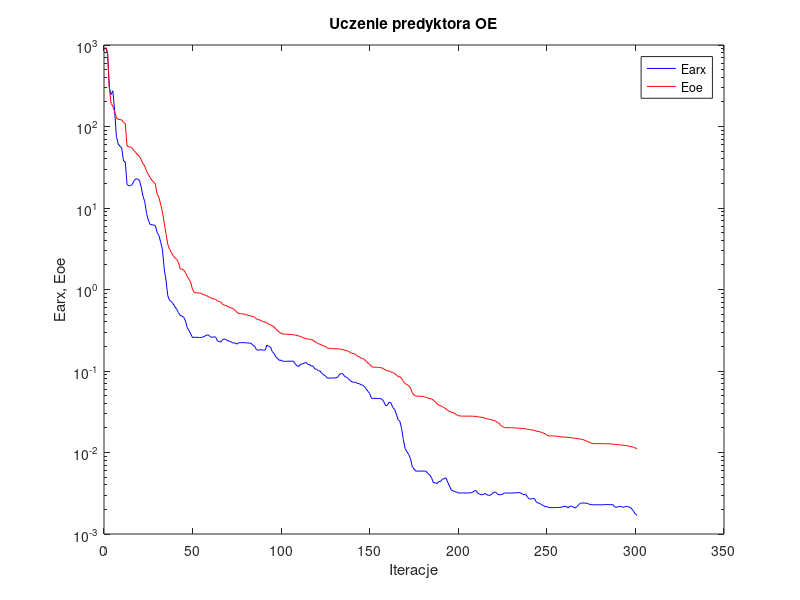
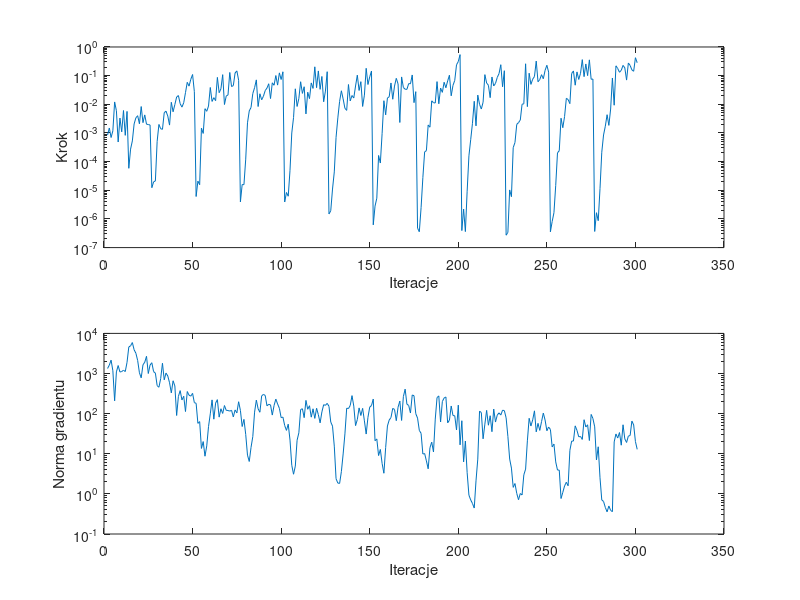

The MATLAB script that drew these images, in order:
%uczenie predyktora oe
clear all;
n=0; farx(n+1)=9.094611e+002; foe(n+1)=9.412809e+002; wspucz(n+1)=0.000000e+000; ng(n+1)=0.000000e+000;
%odnowa zmiennej metryki
n=1; farx(n+1)=7.976995e+002; foe(n+1)=8.127337e+002; krok(n+1)=8.446781e-004; ng(n+1)=1.334829e+003;
n=2; farx(n+1)=2.988520e+002; foe(n+1)=2.989194e+002; krok(n+1)=1.491964e-003; ng(n+1)=1.619275e+003;
n=3; farx(n+1)=2.463202e+002; foe(n+1)=1.909474e+002; krok(n+1)=6.935224e-004; ng(n+1)=2.153192e+003;
n=4; farx(n+1)=2.735461e+002; foe(n+1)=1.779628e+002; krok(n+1)=1.190370e-003; ng(n+1)=1.171606e+003;
n=5; farx(n+1)=1.557183e+002; foe(n+1)=1.509561e+002; krok(n+1)=1.209587e-002; ng(n+1)=2.085143e+002;
n=6; farx(n+1)=7.573333e+001; foe(n+1)=1.280672e+002; krok(n+1)=5.967206e-003; ng(n+1)=1.101063e+003;
n=7; farx(n+1)=6.111048e+001; foe(n+1)=1.229948e+002; krok(n+1)=4.836930e-004; ng(n+1)=1.580235e+003;
n=8; farx(n+1)=5.740536e+001; foe(n+1)=1.213696e+002; krok(n+1)=3.303815e-003; ng(n+1)=1.087106e+003;
n=9; farx(n+1)=5.434948e+001; foe(n+1)=1.206837e+002; krok(n+1)=1.093891e-003; ng(n+1)=1.122649e+003;
n=10; farx(n+1)=3.780369e+001; foe(n+1)=1.123220e+002; krok(n+1)=6.072741e-003; ng(n+1)=1.206081e+003;
n=11; farx(n+1)=3.681710e+001; foe(n+1)=1.088027e+002; krok(n+1)=8.258271e-004; ng(n+1)=1.118832e+003;
n=12; farx(n+1)=1.941839e+001; foe(n+1)=5.758637e+001; krok(n+1)=5.647473e-003; ng(n+1)=1.900963e+003;
n=13; farx(n+1)=1.879598e+001; foe(n+1)=5.635120e+001; krok(n+1)=5.845176e-005; ng(n+1)=4.588848e+003;
n=14; farx(n+1)=1.877997e+001; foe(n+1)=5.577416e+001; krok(n+1)=2.732662e-004; ng(n+1)=4.900941e+003;
n=15; farx(n+1)=1.960278e+001; foe(n+1)=5.373577e+001; krok(n+1)=5.276810e-004; ng(n+1)=5.911694e+003;
n=16; farx(n+1)=2.167140e+001; foe(n+1)=5.039066e+001; krok(n+1)=2.063028e-003; ng(n+1)=3.905532e+003;
n=17; farx(n+1)=2.278702e+001; foe(n+1)=4.768644e+001; krok(n+1)=3.378712e-003; ng(n+1)=3.201971e+003;
n=18; farx(n+1)=2.263387e+001; foe(n+1)=4.478981e+001; krok(n+1)=4.004785e-003; ng(n+1)=2.110292e+003;
n=19; farx(n+1)=2.190021e+001; foe(n+1)=4.330448e+001; krok(n+1)=2.087697e-003; ng(n+1)=1.041334e+003;
n=20; farx(n+1)=1.807474e+001; foe(n+1)=3.918860e+001; krok(n+1)=8.349282e-003; ng(n+1)=7.811166e+002;
n=21; farx(n+1)=1.398352e+001; foe(n+1)=3.503384e+001; krok(n+1)=2.287557e-003; ng(n+1)=1.648789e+003;
n=22; farx(n+1)=1.201195e+001; foe(n+1)=3.283882e+001; krok(n+1)=4.266621e-003; ng(n+1)=1.912929e+003;
n=23; farx(n+1)=8.611346e+000; foe(n+1)=2.821963e+001; krok(n+1)=2.018307e-003; ng(n+1)=2.685844e+003;
n=24; farx(n+1)=7.153687e+000; foe(n+1)=2.596385e+001; krok(n+1)=1.970836e-003; ng(n+1)=9.997465e+002;
n=25; farx(n+1)=6.286904e+000; foe(n+1)=2.370644e+001; krok(n+1)=1.897913e-003; ng(n+1)=1.622733e+003;
%odnowa zmiennej metryki
n=26; farx(n+1)=6.234217e+000; foe(n+1)=2.203003e+001; krok(n+1)=1.229246e-005; ng(n+1)=1.859723e+003;
n=27; farx(n+1)=6.177556e+000; foe(n+1)=2.066357e+001; krok(n+1)=1.968224e-005; ng(n+1)=1.113336e+003;
n=28; farx(n+1)=6.054772e+000; foe(n+1)=1.962588e+001; krok(n+1)=2.114892e-005; ng(n+1)=1.024773e+003;
n=29; farx(n+1)=5.011188e+000; foe(n+1)=1.477477e+001; krok(n+1)=5.081655e-004; ng(n+1)=4.991867e+002;
n=30; farx(n+1)=4.590912e+000; foe(n+1)=1.349985e+001; krok(n+1)=1.983052e-003; ng(n+1)=4.546467e+002;
n=31; farx(n+1)=3.801951e+000; foe(n+1)=1.106138e+001; krok(n+1)=1.402081e-003; ng(n+1)=7.484321e+002;
n=32; farx(n+1)=3.087477e+000; foe(n+1)=8.905843e+000; krok(n+1)=1.338974e-003; ng(n+1)=1.804133e+003;
n=33; farx(n+1)=1.787577e+000; foe(n+1)=6.544358e+000; krok(n+1)=5.095665e-003; ng(n+1)=6.956050e+002;
n=34; farx(n+1)=1.296322e+000; foe(n+1)=4.842032e+000; krok(n+1)=5.767896e-003; ng(n+1)=1.026703e+003;
n=35; farx(n+1)=8.397515e-001; foe(n+1)=3.578862e+000; krok(n+1)=3.891067e-003; ng(n+1)=8.674344e+002;
n=36; farx(n+1)=7.344013e-001; foe(n+1)=3.133406e+000; krok(n+1)=1.882699e-003; ng(n+1)=5.887467e+002;
n=37; farx(n+1)=7.121403e-001; foe(n+1)=2.831238e+000; krok(n+1)=1.175824e-002; ng(n+1)=3.289016e+002;
n=38; farx(n+1)=6.670854e-001; foe(n+1)=2.613486e+000; krok(n+1)=5.485375e-003; ng(n+1)=6.595092e+002;
n=39; farx(n+1)=6.161609e-001; foe(n+1)=2.452032e+000; krok(n+1)=9.832841e-003; ng(n+1)=4.892542e+002;
n=40; farx(n+1)=5.755356e-001; foe(n+1)=2.347799e+000; krok(n+1)=1.797739e-002; ng(n+1)=8.993157e+001;
n=41; farx(n+1)=5.210272e-001; foe(n+1)=2.149691e+000; krok(n+1)=2.017194e-002; ng(n+1)=2.692017e+002;
n=42; farx(n+1)=4.802023e-001; foe(n+1)=1.800340e+000; krok(n+1)=1.046652e-002; ng(n+1)=3.748812e+002;
n=43; farx(n+1)=4.722083e-001; foe(n+1)=1.771488e+000; krok(n+1)=7.980009e-003; ng(n+1)=2.194843e+002;
n=44; farx(n+1)=4.567951e-001; foe(n+1)=1.729037e+000; krok(n+1)=1.131031e-002; ng(n+1)=2.713428e+002;
n=45; farx(n+1)=4.113267e-001; foe(n+1)=1.611222e+000; krok(n+1)=2.559636e-002; ng(n+1)=1.128031e+002;
n=46; farx(n+1)=3.401193e-001; foe(n+1)=1.437537e+000; krok(n+1)=5.857529e-002; ng(n+1)=3.557831e+002;
n=47; farx(n+1)=3.137775e-001; foe(n+1)=1.341278e+000; krok(n+1)=4.305393e-002; ng(n+1)=2.882413e+002;
n=48; farx(n+1)=2.832182e-001; foe(n+1)=1.207364e+000; krok(n+1)=7.462902e-002; ng(n+1)=2.727928e+002;
n=49; farx(n+1)=2.569360e-001; foe(n+1)=9.962940e-001; krok(n+1)=1.096481e-001; ng(n+1)=3.202879e+002;
n=50; farx(n+1)=2.598233e-001; foe(n+1)=9.185512e-001; krok(n+1)=2.768235e-002; ng(n+1)=1.879906e+002;
%odnowa zmiennej metryki
n=51; farx(n+1)=2.593960e-001; foe(n+1)=9.101776e-001; krok(n+1)=6.063575e-006; ng(n+1)=1.813471e+002;
n=52; farx(n+1)=2.583538e-001; foe(n+1)=9.071323e-001; krok(n+1)=2.088415e-005; ng(n+1)=5.722271e+001;
n=53; farx(n+1)=2.576839e-001; foe(n+1)=9.043166e-001; krok(n+1)=1.565988e-005; ng(n+1)=6.334944e+001;
n=54; farx(n+1)=2.585111e-001; foe(n+1)=8.932863e-001; krok(n+1)=1.476722e-003; ng(n+1)=1.356102e+001;
n=55; farx(n+1)=2.613897e-001; foe(n+1)=8.734355e-001; krok(n+1)=9.638767e-004; ng(n+1)=2.013294e+001;
n=56; farx(n+1)=2.689487e-001; foe(n+1)=8.530584e-001; krok(n+1)=7.032104e-003; ng(n+1)=8.690097e+000;
n=57; farx(n+1)=2.755679e-001; foe(n+1)=8.343124e-001; krok(n+1)=5.694898e-003; ng(n+1)=1.569091e+001;
n=58; farx(n+1)=2.777623e-001; foe(n+1)=8.185149e-001; krok(n+1)=8.692572e-003; ng(n+1)=4.749296e+001;
n=59; farx(n+1)=2.620252e-001; foe(n+1)=7.976472e-001; krok(n+1)=3.863769e-002; ng(n+1)=9.882972e+001;
n=60; farx(n+1)=2.587573e-001; foe(n+1)=7.762675e-001; krok(n+1)=1.258748e-002; ng(n+1)=2.201637e+002;
n=61; farx(n+1)=2.629675e-001; foe(n+1)=7.638536e-001; krok(n+1)=1.706649e-002; ng(n+1)=7.281314e+001;
n=62; farx(n+1)=2.607978e-001; foe(n+1)=7.583598e-001; krok(n+1)=1.339882e-002; ng(n+1)=1.829079e+002;
n=63; farx(n+1)=2.351826e-001; foe(n+1)=7.248565e-001; krok(n+1)=8.693674e-002; ng(n+1)=2.232283e+002;
n=64; farx(n+1)=2.298372e-001; foe(n+1)=7.120083e-001; krok(n+1)=2.539936e-002; ng(n+1)=8.182792e+001;
n=65; farx(n+1)=2.274834e-001; foe(n+1)=7.009573e-001; krok(n+1)=3.467713e-002; ng(n+1)=1.324420e+002;
n=66; farx(n+1)=2.435597e-001; foe(n+1)=6.544676e-001; krok(n+1)=1.082372e-001; ng(n+1)=1.011744e+002;
n=67; farx(n+1)=2.469864e-001; foe(n+1)=6.434182e-001; krok(n+1)=9.814884e-003; ng(n+1)=1.592653e+002;
n=68; farx(n+1)=2.420398e-001; foe(n+1)=6.309528e-001; krok(n+1)=1.941426e-002; ng(n+1)=1.207004e+002;
n=69; farx(n+1)=2.340059e-001; foe(n+1)=6.215075e-001; krok(n+1)=2.118041e-002; ng(n+1)=1.197972e+002;
n=70; farx(n+1)=2.327844e-001; foe(n+1)=5.999168e-001; krok(n+1)=1.291716e-001; ng(n+1)=1.154808e+002;
n=71; farx(n+1)=2.249097e-001; foe(n+1)=5.916224e-001; krok(n+1)=4.161404e-002; ng(n+1)=1.210674e+002;
n=72; farx(n+1)=2.206081e-001; foe(n+1)=5.816289e-001; krok(n+1)=4.486711e-002; ng(n+1)=8.291088e+001;
n=73; farx(n+1)=2.203335e-001; foe(n+1)=5.556389e-001; krok(n+1)=1.241815e-001; ng(n+1)=1.236270e+002;
n=74; farx(n+1)=2.134759e-001; foe(n+1)=5.265070e-001; krok(n+1)=1.464436e-001; ng(n+1)=1.043969e+002;
n=75; farx(n+1)=2.224979e-001; foe(n+1)=5.081346e-001; krok(n+1)=6.918375e-002; ng(n+1)=1.980740e+002;
%odnowa zmiennej metryki
n=76; farx(n+1)=2.225024e-001; foe(n+1)=5.049391e-001; krok(n+1)=3.933329e-006; ng(n+1)=1.203620e+002;
n=77; farx(n+1)=2.228213e-001; foe(n+1)=5.030049e-001; krok(n+1)=1.588017e-005; ng(n+1)=4.777133e+001;
n=78; farx(n+1)=2.229584e-001; foe(n+1)=4.995567e-001; krok(n+1)=1.567018e-005; ng(n+1)=7.193932e+001;
n=79; farx(n+1)=2.215203e-001; foe(n+1)=4.935666e-001; krok(n+1)=1.218919e-004; ng(n+1)=3.027513e+001;
n=80; farx(n+1)=2.210057e-001; foe(n+1)=4.850301e-001; krok(n+1)=2.261309e-003; ng(n+1)=9.242849e+000;
n=81; farx(n+1)=2.200731e-001; foe(n+1)=4.783266e-001; krok(n+1)=5.894618e-003; ng(n+1)=6.422010e+000;
n=82; farx(n+1)=2.191178e-001; foe(n+1)=4.736402e-001; krok(n+1)=7.757671e-003; ng(n+1)=1.439426e+001;
n=83; farx(n+1)=2.071955e-001; foe(n+1)=4.659321e-001; krok(n+1)=2.378377e-002; ng(n+1)=2.683436e+001;
n=84; farx(n+1)=2.020382e-001; foe(n+1)=4.576446e-001; krok(n+1)=3.786424e-002; ng(n+1)=1.090387e+002;
n=85; farx(n+1)=1.836593e-001; foe(n+1)=4.348841e-001; krok(n+1)=7.115888e-002; ng(n+1)=2.172682e+002;
n=86; farx(n+1)=1.792278e-001; foe(n+1)=4.295150e-001; krok(n+1)=8.362807e-003; ng(n+1)=1.318208e+002;
n=87; farx(n+1)=1.823608e-001; foe(n+1)=4.214347e-001; krok(n+1)=2.331822e-002; ng(n+1)=1.082767e+002;
n=88; farx(n+1)=1.822456e-001; foe(n+1)=4.111497e-001; krok(n+1)=1.438335e-002; ng(n+1)=2.768242e+002;
n=89; farx(n+1)=1.795378e-001; foe(n+1)=4.022430e-001; krok(n+1)=1.915230e-002; ng(n+1)=3.020208e+002;
n=90; farx(n+1)=1.810464e-001; foe(n+1)=3.967763e-001; krok(n+1)=3.012318e-002; ng(n+1)=2.845059e+002;
n=91; farx(n+1)=2.074389e-001; foe(n+1)=3.872425e-001; krok(n+1)=3.688951e-002; ng(n+1)=1.567789e+002;
n=92; farx(n+1)=2.004945e-001; foe(n+1)=3.750949e-001; krok(n+1)=5.213103e-002; ng(n+1)=1.708967e+002;
n=93; farx(n+1)=1.964989e-001; foe(n+1)=3.689777e-001; krok(n+1)=1.586441e-002; ng(n+1)=1.653918e+002;
n=94; farx(n+1)=1.730104e-001; foe(n+1)=3.595429e-001; krok(n+1)=5.625683e-002; ng(n+1)=9.210852e+001;
n=95; farx(n+1)=1.641513e-001; foe(n+1)=3.475604e-001; krok(n+1)=4.616585e-002; ng(n+1)=1.596054e+002;
n=96; farx(n+1)=1.491845e-001; foe(n+1)=3.268334e-001; krok(n+1)=1.008497e-001; ng(n+1)=2.302007e+002;
n=97; farx(n+1)=1.428927e-001; foe(n+1)=3.137932e-001; krok(n+1)=4.674985e-002; ng(n+1)=1.743680e+002;
n=98; farx(n+1)=1.350268e-001; foe(n+1)=2.978894e-001; krok(n+1)=1.248868e-001; ng(n+1)=1.356761e+002;
n=99; farx(n+1)=1.358360e-001; foe(n+1)=2.895303e-001; krok(n+1)=7.340057e-002; ng(n+1)=7.955425e+001;
n=100; farx(n+1)=1.313484e-001; foe(n+1)=2.842356e-001; krok(n+1)=1.362955e-001; ng(n+1)=8.196360e+001;
%odnowa zmiennej metryki
n=101; farx(n+1)=1.314278e-001; foe(n+1)=2.837933e-001; krok(n+1)=3.897392e-006; ng(n+1)=5.053698e+001;
n=102; farx(n+1)=1.316091e-001; foe(n+1)=2.831251e-001; krok(n+1)=8.378583e-006; ng(n+1)=3.825256e+001;
n=103; farx(n+1)=1.317882e-001; foe(n+1)=2.820381e-001; krok(n+1)=6.202616e-006; ng(n+1)=5.461271e+001;
n=104; farx(n+1)=1.318255e-001; foe(n+1)=2.807204e-001; krok(n+1)=4.993299e-005; ng(n+1)=2.189125e+001;
n=105; farx(n+1)=1.321982e-001; foe(n+1)=2.795955e-001; krok(n+1)=9.977322e-004; ng(n+1)=5.163485e+000;
n=106; farx(n+1)=1.317163e-001; foe(n+1)=2.784245e-001; krok(n+1)=3.452691e-003; ng(n+1)=3.089535e+000;
n=107; farx(n+1)=1.220424e-001; foe(n+1)=2.754469e-001; krok(n+1)=3.473024e-002; ng(n+1)=4.939866e+000;
n=108; farx(n+1)=1.155740e-001; foe(n+1)=2.733038e-001; krok(n+1)=8.402186e-003; ng(n+1)=2.170316e+001;
n=109; farx(n+1)=1.138659e-001; foe(n+1)=2.691223e-001; krok(n+1)=1.610734e-002; ng(n+1)=3.338943e+001;
n=110; farx(n+1)=1.216635e-001; foe(n+1)=2.635148e-001; krok(n+1)=6.128758e-002; ng(n+1)=1.265317e+002;
n=111; farx(n+1)=1.218596e-001; foe(n+1)=2.596370e-001; krok(n+1)=2.399905e-002; ng(n+1)=1.324576e+002;
n=112; farx(n+1)=1.249515e-001; foe(n+1)=2.538194e-001; krok(n+1)=4.102628e-002; ng(n+1)=7.943795e+001;
n=113; farx(n+1)=1.275061e-001; foe(n+1)=2.498168e-001; krok(n+1)=4.620452e-003; ng(n+1)=2.138307e+002;
n=114; farx(n+1)=1.207254e-001; foe(n+1)=2.467452e-001; krok(n+1)=2.643052e-002; ng(n+1)=1.285327e+002;
n=115; farx(n+1)=1.197149e-001; foe(n+1)=2.454745e-001; krok(n+1)=1.576846e-002; ng(n+1)=1.574456e+002;
n=116; farx(n+1)=1.148788e-001; foe(n+1)=2.430776e-001; krok(n+1)=5.576530e-002; ng(n+1)=8.173383e+001;
n=117; farx(n+1)=1.150006e-001; foe(n+1)=2.391819e-001; krok(n+1)=3.582758e-002; ng(n+1)=1.320238e+002;
n=118; farx(n+1)=1.063403e-001; foe(n+1)=2.280847e-001; krok(n+1)=2.031949e-001; ng(n+1)=7.613623e+001;
n=119; farx(n+1)=1.048935e-001; foe(n+1)=2.237132e-001; krok(n+1)=3.805310e-002; ng(n+1)=1.360982e+002;
n=120; farx(n+1)=1.009847e-001; foe(n+1)=2.155800e-001; krok(n+1)=1.460372e-001; ng(n+1)=9.425993e+001;
n=121; farx(n+1)=9.987994e-002; foe(n+1)=2.136392e-001; krok(n+1)=3.329740e-002; ng(n+1)=5.893867e+001;
n=122; farx(n+1)=9.335173e-002; foe(n+1)=2.067405e-001; krok(n+1)=9.359461e-002; ng(n+1)=1.104004e+002;
n=123; farx(n+1)=8.953625e-002; foe(n+1)=2.030165e-001; krok(n+1)=1.226153e-002; ng(n+1)=1.670201e+002;
n=124; farx(n+1)=8.708781e-002; foe(n+1)=2.004936e-001; krok(n+1)=2.896961e-002; ng(n+1)=1.609696e+002;
n=125; farx(n+1)=8.198791e-002; foe(n+1)=1.915878e-001; krok(n+1)=1.372911e-001; ng(n+1)=1.801720e+002;
%odnowa zmiennej metryki
n=126; farx(n+1)=8.192440e-002; foe(n+1)=1.896864e-001; krok(n+1)=1.493024e-006; ng(n+1)=1.522562e+002;
n=127; farx(n+1)=8.192400e-002; foe(n+1)=1.893219e-001; krok(n+1)=1.924645e-006; ng(n+1)=6.191852e+001;
n=128; farx(n+1)=8.213742e-002; foe(n+1)=1.882017e-001; krok(n+1)=1.104492e-005; ng(n+1)=4.881930e+001;
n=129; farx(n+1)=8.218205e-002; foe(n+1)=1.876381e-001; krok(n+1)=4.381554e-005; ng(n+1)=1.547621e+001;
n=130; farx(n+1)=8.254584e-002; foe(n+1)=1.874802e-001; krok(n+1)=7.045398e-004; ng(n+1)=2.384750e+000;
n=131; farx(n+1)=8.449036e-002; foe(n+1)=1.870564e-001; krok(n+1)=3.349706e-003; ng(n+1)=1.860879e+000;
n=132; farx(n+1)=9.092048e-002; foe(n+1)=1.858701e-001; krok(n+1)=1.262969e-002; ng(n+1)=1.822005e+000;
n=133; farx(n+1)=9.386700e-002; foe(n+1)=1.842557e-001; krok(n+1)=2.965791e-002; ng(n+1)=3.587409e+000;
n=134; farx(n+1)=9.137966e-002; foe(n+1)=1.826986e-001; krok(n+1)=1.539539e-002; ng(n+1)=9.901605e+000;
n=135; farx(n+1)=8.525048e-002; foe(n+1)=1.793038e-001; krok(n+1)=7.251821e-003; ng(n+1)=3.126119e+001;
n=136; farx(n+1)=8.383533e-002; foe(n+1)=1.778603e-001; krok(n+1)=6.130766e-003; ng(n+1)=1.367652e+002;
n=137; farx(n+1)=8.035462e-002; foe(n+1)=1.742623e-001; krok(n+1)=4.904612e-002; ng(n+1)=1.339215e+002;
n=138; farx(n+1)=7.622681e-002; foe(n+1)=1.690885e-001; krok(n+1)=1.314565e-002; ng(n+1)=1.597048e+002;
n=139; farx(n+1)=7.363249e-002; foe(n+1)=1.644505e-001; krok(n+1)=2.025137e-002; ng(n+1)=2.811727e+002;
n=140; farx(n+1)=7.267502e-002; foe(n+1)=1.627994e-001; krok(n+1)=1.660195e-002; ng(n+1)=1.541794e+002;
n=141; farx(n+1)=7.288385e-002; foe(n+1)=1.607971e-001; krok(n+1)=4.346837e-002; ng(n+1)=5.023990e+001;
n=142; farx(n+1)=7.044700e-002; foe(n+1)=1.522876e-001; krok(n+1)=1.039503e-001; ng(n+1)=7.119488e+001;
n=143; farx(n+1)=7.002095e-002; foe(n+1)=1.501448e-001; krok(n+1)=3.036661e-002; ng(n+1)=1.390706e+002;
n=144; farx(n+1)=6.801575e-002; foe(n+1)=1.437982e-001; krok(n+1)=6.163468e-002; ng(n+1)=8.989299e+001;
n=145; farx(n+1)=6.702846e-002; foe(n+1)=1.418414e-001; krok(n+1)=8.415807e-003; ng(n+1)=1.354845e+002;
n=146; farx(n+1)=6.466415e-002; foe(n+1)=1.391768e-001; krok(n+1)=2.087788e-002; ng(n+1)=6.606823e+001;
n=147; farx(n+1)=6.014975e-002; foe(n+1)=1.302034e-001; krok(n+1)=1.803622e-001; ng(n+1)=3.098889e+001;
n=148; farx(n+1)=5.623015e-002; foe(n+1)=1.258511e-001; krok(n+1)=4.904612e-002; ng(n+1)=8.064559e+001;
n=149; farx(n+1)=5.304144e-002; foe(n+1)=1.211333e-001; krok(n+1)=9.048247e-002; ng(n+1)=1.455743e+002;
n=150; farx(n+1)=4.624615e-002; foe(n+1)=1.127027e-001; krok(n+1)=1.452529e-001; ng(n+1)=1.592729e+002;
%odnowa zmiennej metryki
n=151; farx(n+1)=4.622272e-002; foe(n+1)=1.114210e-001; krok(n+1)=6.220294e-007; ng(n+1)=2.306941e+002;
n=152; farx(n+1)=4.620202e-002; foe(n+1)=1.113621e-001; krok(n+1)=2.803760e-006; ng(n+1)=2.114411e+001;
n=153; farx(n+1)=4.615898e-002; foe(n+1)=1.112215e-001; krok(n+1)=5.288329e-006; ng(n+1)=2.340537e+001;
n=154; farx(n+1)=4.602413e-002; foe(n+1)=1.106593e-001; krok(n+1)=1.638382e-004; ng(n+1)=9.020648e+000;
n=155; farx(n+1)=4.589001e-002; foe(n+1)=1.100715e-001; krok(n+1)=8.923578e-005; ng(n+1)=1.281920e+001;
n=156; farx(n+1)=4.498074e-002; foe(n+1)=1.090163e-001; krok(n+1)=9.676040e-004; ng(n+1)=5.726668e+000;
n=157; farx(n+1)=4.185454e-002; foe(n+1)=1.059033e-001; krok(n+1)=1.333847e-002; ng(n+1)=3.270170e+000;
n=158; farx(n+1)=3.752879e-002; foe(n+1)=1.021907e-001; krok(n+1)=4.289834e-003; ng(n+1)=1.428893e+001;
n=159; farx(n+1)=3.803351e-002; foe(n+1)=1.008368e-001; krok(n+1)=1.660195e-002; ng(n+1)=4.929651e+001;
n=160; farx(n+1)=4.173643e-002; foe(n+1)=9.951554e-002; krok(n+1)=1.825465e-002; ng(n+1)=6.921616e+001;
n=161; farx(n+1)=4.051313e-002; foe(n+1)=9.724158e-002; krok(n+1)=5.558094e-002; ng(n+1)=7.990036e+001;
n=162; farx(n+1)=3.576794e-002; foe(n+1)=9.562395e-002; krok(n+1)=1.500979e-002; ng(n+1)=1.352006e+002;
n=163; farx(n+1)=3.387613e-002; foe(n+1)=9.346479e-002; krok(n+1)=4.331299e-002; ng(n+1)=1.270895e+002;
n=164; farx(n+1)=2.977891e-002; foe(n+1)=8.966955e-002; krok(n+1)=8.061847e-002; ng(n+1)=6.683026e+001;
n=165; farx(n+1)=2.516448e-002; foe(n+1)=8.562639e-002; krok(n+1)=5.160128e-002; ng(n+1)=1.447022e+002;
n=166; farx(n+1)=2.421706e-002; foe(n+1)=8.495252e-002; krok(n+1)=2.320029e-003; ng(n+1)=2.056551e+002;
n=167; farx(n+1)=1.967076e-002; foe(n+1)=8.109685e-002; krok(n+1)=9.019770e-002; ng(n+1)=6.763347e+001;
n=168; farx(n+1)=1.436902e-002; foe(n+1)=7.457066e-002; krok(n+1)=3.854743e-002; ng(n+1)=2.660425e+002;
n=169; farx(n+1)=1.114095e-002; foe(n+1)=6.988464e-002; krok(n+1)=3.350022e-002; ng(n+1)=4.075687e+002;
n=170; farx(n+1)=1.027603e-002; foe(n+1)=6.822914e-002; krok(n+1)=3.320390e-002; ng(n+1)=1.716363e+002;
n=171; farx(n+1)=9.463975e-003; foe(n+1)=6.585941e-002; krok(n+1)=5.285294e-002; ng(n+1)=1.602828e+002;
n=172; farx(n+1)=8.407192e-003; foe(n+1)=6.197389e-002; krok(n+1)=5.197516e-002; ng(n+1)=1.036251e+002;
n=173; farx(n+1)=6.751260e-003; foe(n+1)=5.425124e-002; krok(n+1)=1.057221e-001; ng(n+1)=2.921763e+002;
n=174; farx(n+1)=6.284257e-003; foe(n+1)=5.052470e-002; krok(n+1)=1.142218e-002; ng(n+1)=2.793710e+002;
n=175; farx(n+1)=5.911125e-003; foe(n+1)=4.930861e-002; krok(n+1)=2.762153e-002; ng(n+1)=9.973438e+001;
%odnowa zmiennej metryki
n=176; farx(n+1)=5.910237e-003; foe(n+1)=4.914694e-002; krok(n+1)=4.773872e-007; ng(n+1)=7.742249e+001;
n=177; farx(n+1)=5.910150e-003; foe(n+1)=4.912304e-002; krok(n+1)=3.578024e-007; ng(n+1)=3.828896e+001;
n=178; farx(n+1)=5.915622e-003; foe(n+1)=4.900023e-002; krok(n+1)=2.488118e-006; ng(n+1)=3.224865e+001;
n=179; farx(n+1)=5.912356e-003; foe(n+1)=4.888207e-002; krok(n+1)=2.769106e-005; ng(n+1)=9.841297e+000;
n=180; farx(n+1)=5.923953e-003; foe(n+1)=4.801182e-002; krok(n+1)=2.181551e-004; ng(n+1)=1.013440e+001;
n=181; farx(n+1)=5.850601e-003; foe(n+1)=4.756825e-002; krok(n+1)=2.419010e-004; ng(n+1)=6.641275e+000;
n=182; farx(n+1)=5.474233e-003; foe(n+1)=4.630316e-002; krok(n+1)=1.902387e-003; ng(n+1)=4.217641e+000;
n=183; farx(n+1)=5.293238e-003; foe(n+1)=4.601297e-002; krok(n+1)=1.588254e-003; ng(n+1)=1.412131e+001;
n=184; farx(n+1)=4.826544e-003; foe(n+1)=4.532764e-002; krok(n+1)=1.321526e-002; ng(n+1)=1.946409e+001;
n=185; farx(n+1)=4.231246e-003; foe(n+1)=4.379278e-002; krok(n+1)=1.136199e-002; ng(n+1)=1.108643e+001;
n=186; farx(n+1)=4.275535e-003; foe(n+1)=4.188811e-002; krok(n+1)=1.109636e-002; ng(n+1)=7.321917e+001;
n=187; farx(n+1)=4.144593e-003; foe(n+1)=3.946218e-002; krok(n+1)=6.189726e-002; ng(n+1)=2.506912e+002;
n=188; farx(n+1)=4.423253e-003; foe(n+1)=3.829949e-002; krok(n+1)=1.042905e-002; ng(n+1)=2.764435e+002;
n=189; farx(n+1)=4.413343e-003; foe(n+1)=3.748876e-002; krok(n+1)=3.692745e-002; ng(n+1)=6.190105e+001;
n=190; farx(n+1)=4.704596e-003; foe(n+1)=3.660761e-002; krok(n+1)=2.611507e-002; ng(n+1)=2.004964e+002;
n=191; farx(n+1)=4.757123e-003; foe(n+1)=3.543273e-002; krok(n+1)=5.883374e-002; ng(n+1)=2.451714e+002;
n=192; farx(n+1)=4.889589e-003; foe(n+1)=3.429385e-002; krok(n+1)=3.771383e-002; ng(n+1)=2.604619e+002;
n=193; farx(n+1)=4.336009e-003; foe(n+1)=3.287014e-002; krok(n+1)=6.539800e-002; ng(n+1)=5.901051e+001;
n=194; farx(n+1)=3.874647e-003; foe(n+1)=3.189850e-002; krok(n+1)=1.036878e-001; ng(n+1)=6.899537e+001;
n=195; farx(n+1)=3.491494e-003; foe(n+1)=3.119768e-002; krok(n+1)=1.981488e-002; ng(n+1)=1.550354e+002;
n=196; farx(n+1)=3.383163e-003; foe(n+1)=3.092833e-002; krok(n+1)=4.568872e-002; ng(n+1)=8.965899e+001;
n=197; farx(n+1)=3.292123e-003; foe(n+1)=3.016219e-002; krok(n+1)=6.813219e-002; ng(n+1)=8.851676e+001;
n=198; farx(n+1)=3.289187e-003; foe(n+1)=2.912439e-002; krok(n+1)=2.394184e-001; ng(n+1)=3.919474e+001;
n=199; farx(n+1)=3.184387e-003; foe(n+1)=2.840857e-002; krok(n+1)=3.096904e-001; ng(n+1)=1.628144e+002;
n=200; farx(n+1)=3.188744e-003; foe(n+1)=2.803654e-002; krok(n+1)=5.422916e-001; ng(n+1)=1.667521e+001;
%odnowa zmiennej metryki
n=201; farx(n+1)=3.189392e-003; foe(n+1)=2.795128e-002; krok(n+1)=3.927599e-007; ng(n+1)=6.653540e+001;
n=202; farx(n+1)=3.188950e-003; foe(n+1)=2.794654e-002; krok(n+1)=2.208309e-006; ng(n+1)=6.266293e+000;
n=203; farx(n+1)=3.188268e-003; foe(n+1)=2.794052e-002; krok(n+1)=3.620777e-007; ng(n+1)=2.077889e+001;
n=204; farx(n+1)=3.188636e-003; foe(n+1)=2.793545e-002; krok(n+1)=9.263868e-006; ng(n+1)=3.379250e+000;
n=205; farx(n+1)=3.193274e-003; foe(n+1)=2.792848e-002; krok(n+1)=1.592886e-004; ng(n+1)=9.277222e-001;
n=206; farx(n+1)=3.203011e-003; foe(n+1)=2.791668e-002; krok(n+1)=5.823194e-004; ng(n+1)=7.080672e-001;
n=207; farx(n+1)=3.245815e-003; foe(n+1)=2.788839e-002; krok(n+1)=2.173143e-003; ng(n+1)=5.777196e-001;
n=208; farx(n+1)=3.377022e-003; foe(n+1)=2.781554e-002; krok(n+1)=1.276026e-002; ng(n+1)=4.429217e-001;
n=209; farx(n+1)=3.410122e-003; foe(n+1)=2.777136e-002; krok(n+1)=1.772228e-003; ng(n+1)=2.114404e+000;
n=210; farx(n+1)=3.169541e-003; foe(n+1)=2.735360e-002; krok(n+1)=2.096657e-002; ng(n+1)=7.356022e+000;
n=211; farx(n+1)=3.095963e-003; foe(n+1)=2.723368e-002; krok(n+1)=1.000091e-002; ng(n+1)=1.154953e+002;
n=212; farx(n+1)=3.025324e-003; foe(n+1)=2.708346e-002; krok(n+1)=6.832794e-003; ng(n+1)=1.064267e+002;
n=213; farx(n+1)=3.051537e-003; foe(n+1)=2.698383e-002; krok(n+1)=1.183052e-002; ng(n+1)=2.358727e+001;
n=214; farx(n+1)=3.142554e-003; foe(n+1)=2.641300e-002; krok(n+1)=1.084302e-001; ng(n+1)=5.469863e+001;
n=215; farx(n+1)=3.045618e-003; foe(n+1)=2.595064e-002; krok(n+1)=5.536470e-002; ng(n+1)=1.206679e+002;
n=216; farx(n+1)=2.980091e-003; foe(n+1)=2.566107e-002; krok(n+1)=4.616585e-002; ng(n+1)=5.145151e+001;
n=217; farx(n+1)=2.984641e-003; foe(n+1)=2.546654e-002; krok(n+1)=1.706649e-002; ng(n+1)=8.864625e+001;
n=218; farx(n+1)=3.102586e-003; foe(n+1)=2.515263e-002; krok(n+1)=8.973318e-002; ng(n+1)=3.547453e+001;
n=219; farx(n+1)=3.242987e-003; foe(n+1)=2.469270e-002; krok(n+1)=4.366353e-002; ng(n+1)=1.300489e+002;
n=220; farx(n+1)=3.278571e-003; foe(n+1)=2.435030e-002; krok(n+1)=5.359529e-002; ng(n+1)=6.170207e+001;
n=221; farx(n+1)=3.110818e-003; foe(n+1)=2.345025e-002; krok(n+1)=8.662598e-002; ng(n+1)=9.186518e+001;
n=222; farx(n+1)=3.017724e-003; foe(n+1)=2.289952e-002; krok(n+1)=1.181740e-001; ng(n+1)=1.046865e+002;
n=223; farx(n+1)=3.046598e-003; foe(n+1)=2.133753e-002; krok(n+1)=2.408726e-001; ng(n+1)=9.217384e+001;
n=224; farx(n+1)=3.073074e-003; foe(n+1)=2.089210e-002; krok(n+1)=4.098731e-002; ng(n+1)=1.218865e+002;
n=225; farx(n+1)=3.181701e-003; foe(n+1)=2.027069e-002; krok(n+1)=1.486329e-001; ng(n+1)=1.188331e+002;
%odnowa zmiennej metryki
n=226; farx(n+1)=3.180879e-003; foe(n+1)=2.017236e-002; krok(n+1)=2.709986e-007; ng(n+1)=7.861639e+001;
n=227; farx(n+1)=3.180362e-003; foe(n+1)=2.016050e-002; krok(n+1)=3.403209e-007; ng(n+1)=2.699968e+001;
n=228; farx(n+1)=3.180211e-003; foe(n+1)=2.013230e-002; krok(n+1)=1.029142e-005; ng(n+1)=7.399718e+000;
n=229; farx(n+1)=3.181341e-003; foe(n+1)=2.012743e-002; krok(n+1)=5.973165e-006; ng(n+1)=4.399202e+000;
n=230; farx(n+1)=3.187889e-003; foe(n+1)=2.009416e-002; krok(n+1)=3.072763e-004; ng(n+1)=1.453278e+000;
n=231; farx(n+1)=3.191260e-003; foe(n+1)=2.002529e-002; krok(n+1)=4.652564e-004; ng(n+1)=1.813688e+000;
n=232; farx(n+1)=3.213400e-003; foe(n+1)=1.993635e-002; krok(n+1)=1.995002e-003; ng(n+1)=1.028722e+000;
n=233; farx(n+1)=3.221683e-003; foe(n+1)=1.989533e-002; krok(n+1)=2.289488e-003; ng(n+1)=7.149222e-001;
n=234; farx(n+1)=3.204625e-003; foe(n+1)=1.981915e-002; krok(n+1)=2.823736e-003; ng(n+1)=1.023048e+000;
n=235; farx(n+1)=3.121209e-003; foe(n+1)=1.975581e-002; krok(n+1)=1.004449e-002; ng(n+1)=9.385762e-001;
n=236; farx(n+1)=3.021390e-003; foe(n+1)=1.964029e-002; krok(n+1)=1.042905e-002; ng(n+1)=2.986887e+000;
n=237; farx(n+1)=3.084990e-003; foe(n+1)=1.944159e-002; krok(n+1)=2.594656e-001; ng(n+1)=4.139945e+000;
n=238; farx(n+1)=2.849432e-003; foe(n+1)=1.933743e-002; krok(n+1)=8.300976e-003; ng(n+1)=2.102286e+001;
n=239; farx(n+1)=2.699858e-003; foe(n+1)=1.912144e-002; krok(n+1)=1.216335e-001; ng(n+1)=7.654513e+001;
n=240; farx(n+1)=2.685770e-003; foe(n+1)=1.902219e-002; krok(n+1)=4.953895e-002; ng(n+1)=4.922229e+001;
n=241; farx(n+1)=2.719780e-003; foe(n+1)=1.882070e-002; krok(n+1)=7.508776e-002; ng(n+1)=6.980077e+001;
n=242; farx(n+1)=2.720849e-003; foe(n+1)=1.865487e-002; krok(n+1)=9.327289e-002; ng(n+1)=1.174588e+002;
n=243; farx(n+1)=2.482964e-003; foe(n+1)=1.832220e-002; krok(n+1)=3.224739e-001; ng(n+1)=3.517269e+001;
n=244; farx(n+1)=2.404208e-003; foe(n+1)=1.817153e-002; krok(n+1)=6.128758e-002; ng(n+1)=5.731995e+001;
n=245; farx(n+1)=2.369875e-003; foe(n+1)=1.792555e-002; krok(n+1)=7.302728e-002; ng(n+1)=3.820158e+001;
n=246; farx(n+1)=2.288500e-003; foe(n+1)=1.766037e-002; krok(n+1)=1.080606e-001; ng(n+1)=6.330391e+001;
n=247; farx(n+1)=2.237809e-003; foe(n+1)=1.734238e-002; krok(n+1)=7.795080e-002; ng(n+1)=1.032163e+002;
n=248; farx(n+1)=2.157956e-003; foe(n+1)=1.696958e-002; krok(n+1)=1.528851e-001; ng(n+1)=6.913713e+001;
n=249; farx(n+1)=2.173654e-003; foe(n+1)=1.629194e-002; krok(n+1)=2.301315e-001; ng(n+1)=3.745058e+001;
n=250; farx(n+1)=2.108619e-003; foe(n+1)=1.600609e-002; krok(n+1)=1.328156e-001; ng(n+1)=4.641172e+001;
%odnowa zmiennej metryki
n=251; farx(n+1)=2.108104e-003; foe(n+1)=1.597900e-002; krok(n+1)=3.553583e-007; ng(n+1)=4.030853e+001;
n=252; farx(n+1)=2.107868e-003; foe(n+1)=1.597159e-002; krok(n+1)=8.143365e-007; ng(n+1)=1.485190e+001;
n=253; farx(n+1)=2.107153e-003; foe(n+1)=1.594107e-002; krok(n+1)=1.650284e-006; ng(n+1)=1.742316e+001;
n=254; farx(n+1)=2.108850e-003; foe(n+1)=1.591721e-002; krok(n+1)=1.481560e-005; ng(n+1)=6.267190e+000;
n=255; farx(n+1)=2.117115e-003; foe(n+1)=1.575822e-002; krok(n+1)=2.023685e-004; ng(n+1)=3.931087e+000;
n=256; farx(n+1)=2.112591e-003; foe(n+1)=1.561605e-002; krok(n+1)=2.405530e-004; ng(n+1)=3.909411e+000;
n=257; farx(n+1)=2.129469e-003; foe(n+1)=1.555431e-002; krok(n+1)=3.271540e-003; ng(n+1)=7.661718e-001;
n=258; farx(n+1)=2.159650e-003; foe(n+1)=1.549984e-002; krok(n+1)=1.525147e-003; ng(n+1)=1.090664e+000;
n=259; farx(n+1)=2.189705e-003; foe(n+1)=1.545757e-002; krok(n+1)=3.758503e-003; ng(n+1)=1.577127e+000;
n=260; farx(n+1)=2.178577e-003; foe(n+1)=1.542389e-002; krok(n+1)=1.621660e-002; ng(n+1)=1.950477e+000;
n=261; farx(n+1)=2.096150e-003; foe(n+1)=1.531924e-002; krok(n+1)=1.462925e-002; ng(n+1)=1.592822e+000;
n=262; farx(n+1)=2.189040e-003; foe(n+1)=1.526646e-002; krok(n+1)=1.053841e-002; ng(n+1)=1.222141e+001;
n=263; farx(n+1)=2.202815e-003; foe(n+1)=1.514906e-002; krok(n+1)=1.191056e-001; ng(n+1)=2.067522e+001;
n=264; farx(n+1)=2.133162e-003; foe(n+1)=1.504167e-002; krok(n+1)=1.460372e-001; ng(n+1)=2.073850e+001;
n=265; farx(n+1)=2.083389e-003; foe(n+1)=1.494426e-002; krok(n+1)=4.641307e-002; ng(n+1)=4.957526e+001;
n=266; farx(n+1)=2.175297e-003; foe(n+1)=1.478176e-002; krok(n+1)=1.350863e-001; ng(n+1)=3.822322e+001;
n=267; farx(n+1)=2.296953e-003; foe(n+1)=1.470340e-002; krok(n+1)=7.361186e-002; ng(n+1)=2.645590e+001;
n=268; farx(n+1)=2.389706e-003; foe(n+1)=1.458828e-002; krok(n+1)=1.209148e-001; ng(n+1)=2.695000e+001;
n=269; farx(n+1)=2.394590e-003; foe(n+1)=1.443539e-002; krok(n+1)=3.619199e-001; ng(n+1)=2.277903e+001;
n=270; farx(n+1)=2.404142e-003; foe(n+1)=1.428261e-002; krok(n+1)=9.228634e-002; ng(n+1)=7.055865e+001;
n=271; farx(n+1)=2.383522e-003; foe(n+1)=1.387428e-002; krok(n+1)=2.557116e-001; ng(n+1)=4.648759e+001;
n=272; farx(n+1)=2.374165e-003; foe(n+1)=1.376698e-002; krok(n+1)=1.001107e-001; ng(n+1)=5.274008e+001;
n=273; farx(n+1)=2.312084e-003; foe(n+1)=1.333586e-002; krok(n+1)=3.556863e-001; ng(n+1)=2.136038e+001;
n=274; farx(n+1)=2.291081e-003; foe(n+1)=1.303779e-002; krok(n+1)=7.462902e-002; ng(n+1)=9.555198e+001;
n=275; farx(n+1)=2.283595e-003; foe(n+1)=1.289384e-002; krok(n+1)=7.628018e-002; ng(n+1)=7.557912e+001;
%odnowa zmiennej metryki
n=276; farx(n+1)=2.282953e-003; foe(n+1)=1.285796e-002; krok(n+1)=3.657831e-007; ng(n+1)=4.685365e+001;
n=277; farx(n+1)=2.283191e-003; foe(n+1)=1.285359e-002; krok(n+1)=1.652143e-006; ng(n+1)=7.023622e+000;
n=278; farx(n+1)=2.283835e-003; foe(n+1)=1.284456e-002; krok(n+1)=8.674337e-007; ng(n+1)=1.492925e+001;
n=279; farx(n+1)=2.283119e-003; foe(n+1)=1.284100e-002; krok(n+1)=1.143043e-005; ng(n+1)=2.521623e+000;
n=280; farx(n+1)=2.282358e-003; foe(n+1)=1.283721e-002; krok(n+1)=2.125074e-004; ng(n+1)=7.040003e-001;
n=281; farx(n+1)=2.289762e-003; foe(n+1)=1.282344e-002; krok(n+1)=8.500296e-004; ng(n+1)=6.478685e-001;
n=282; farx(n+1)=2.294992e-003; foe(n+1)=1.281070e-002; krok(n+1)=1.721185e-003; ng(n+1)=4.594571e-001;
n=283; farx(n+1)=2.297817e-003; foe(n+1)=1.279745e-002; krok(n+1)=4.336062e-003; ng(n+1)=3.568282e-001;
n=284; farx(n+1)=2.294822e-003; foe(n+1)=1.278498e-002; krok(n+1)=1.838554e-003; ng(n+1)=4.989260e-001;
n=285; farx(n+1)=2.285703e-003; foe(n+1)=1.277617e-002; krok(n+1)=6.838273e-003; ng(n+1)=3.878949e-001;
n=286; farx(n+1)=2.315872e-003; foe(n+1)=1.264952e-002; krok(n+1)=8.277891e-002; ng(n+1)=3.602947e-001;
n=287; farx(n+1)=2.176435e-003; foe(n+1)=1.260700e-002; krok(n+1)=9.289554e-003; ng(n+1)=1.974860e+001;
n=288; farx(n+1)=2.122902e-003; foe(n+1)=1.254186e-002; krok(n+1)=2.203031e-001; ng(n+1)=3.115525e+001;
n=289; farx(n+1)=2.154441e-003; foe(n+1)=1.249301e-002; krok(n+1)=1.775417e-001; ng(n+1)=2.462943e+001;
n=290; farx(n+1)=2.185826e-003; foe(n+1)=1.241400e-002; krok(n+1)=1.310538e-001; ng(n+1)=3.378964e+001;
n=291; farx(n+1)=2.175763e-003; foe(n+1)=1.236663e-002; krok(n+1)=1.530597e-001; ng(n+1)=1.635074e+001;
n=292; farx(n+1)=2.118226e-003; foe(n+1)=1.228940e-002; krok(n+1)=2.277746e-001; ng(n+1)=5.275992e+001;
n=293; farx(n+1)=2.158932e-003; foe(n+1)=1.220101e-002; krok(n+1)=1.871892e-001; ng(n+1)=2.348463e+001;
n=294; farx(n+1)=2.182816e-003; foe(n+1)=1.215747e-002; krok(n+1)=7.000904e-002; ng(n+1)=1.910464e+001;
n=295; farx(n+1)=2.154251e-003; foe(n+1)=1.199837e-002; krok(n+1)=2.759884e-001; ng(n+1)=2.755566e+001;
n=296; farx(n+1)=2.124901e-003; foe(n+1)=1.187411e-002; krok(n+1)=2.272257e-001; ng(n+1)=2.847760e+001;
n=297; farx(n+1)=2.025249e-003; foe(n+1)=1.173964e-002; krok(n+1)=1.590363e-001; ng(n+1)=6.522288e+001;
n=298; farx(n+1)=1.891374e-003; foe(n+1)=1.156791e-002; krok(n+1)=1.420169e-001; ng(n+1)=5.236258e+001;
n=299; farx(n+1)=1.749817e-003; foe(n+1)=1.132427e-002; krok(n+1)=4.228235e-001; ng(n+1)=2.014001e+001;
n=300; farx(n+1)=1.697665e-003; foe(n+1)=1.119744e-002; krok(n+1)=2.818076e-001; ng(n+1)=1.287388e+001;

figure; semilogy(farx,'b'); hold on; semilogy(foe,'r'); xlabel('Iteracje'); ylabel('Earx, Eoe'); legend('Earx','Eoe'); title('Uczenie predyktora OE');
figure; subplot(2,1,1); semilogy(krok); xlabel('Iteracje'); ylabel('Krok');
subplot(2,1,2); semilogy(ng); xlabel('Iteracje'); ylabel('Norma gradientu');
Earx=farx(n+1)
Eoe=foe(n+1)
